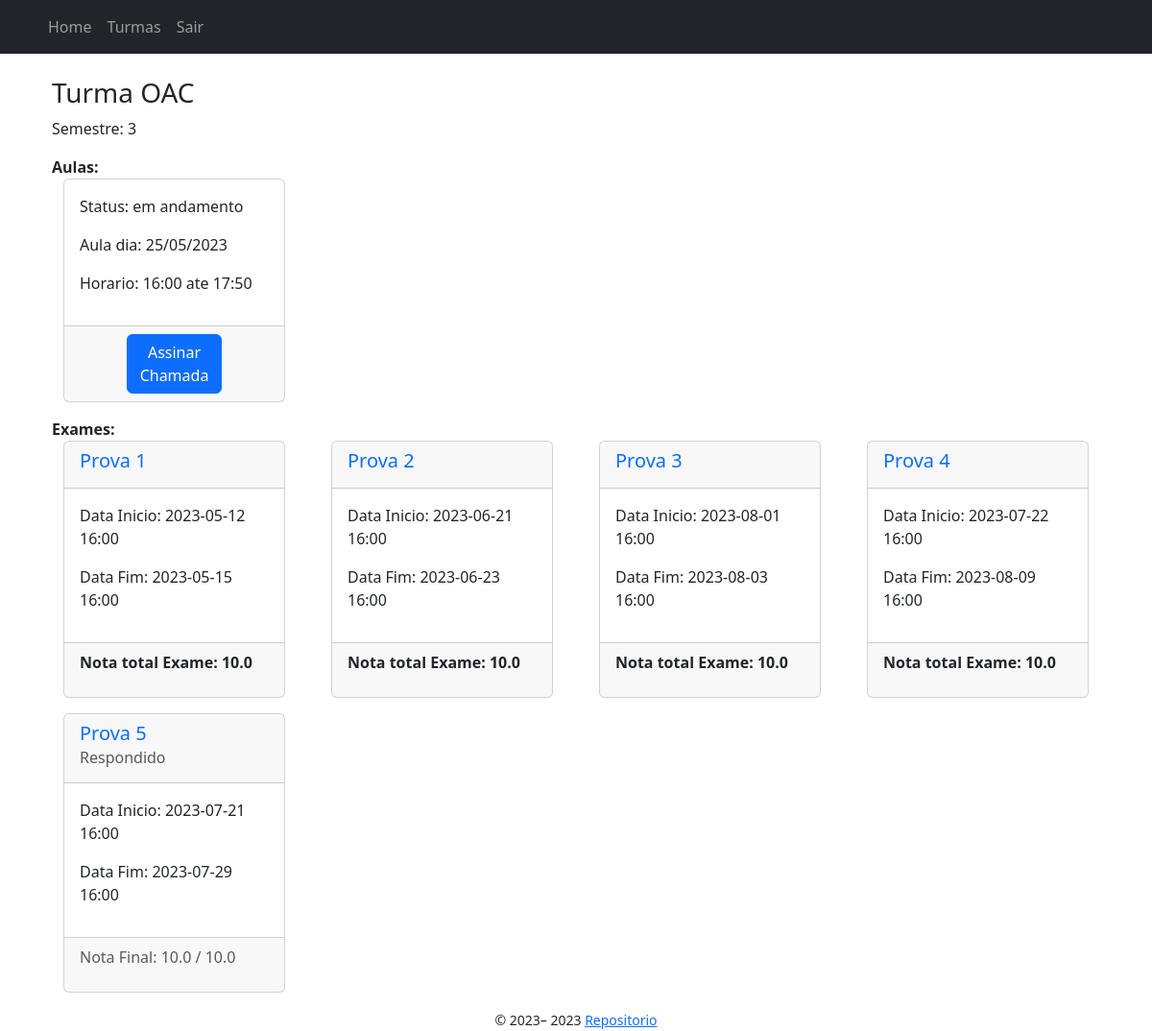
The app's page /turmas/1/show (signed in) with its own data.
### app/models/turma.py (models this page shows, shortened)
class Turma(db.Model):
    __tablename__ = "turma"
    id = db.Column(db.Integer, primary_key=True)
    nome = db.Column(db.String(100), nullable=False)
    horario_inicio = db.Column(db.Time, nullable=False)
    horario_fim = db.Column(db.Time, nullable=False)
    senha = db.Column(db.String(200), nullable=False)
    semestre = db.Column(db.Integer, nullable=False)
    professor_id = db.Column(db.Integer, db.ForeignKey(
        'professor.id'), nullable=False)
    aulas = db.relationship('Aula', backref=db.backref('turma_aulas', lazy=True)) #1 to N
    exames = db.relationship('Exame', backref='turma_exame', lazy=True) #1 to N

### app/models/aula.py (models this page shows, shortened)
class Aula(db.Model):
    __tablename__ = "aula"
    id = db.Column(db.Integer, primary_key=True)
    turma_id = db.Column(db.Integer, db.ForeignKey('turma.id'), nullable=False)
    data_aula = db.Column(db.Date, nullable=False)
    status = db.Column(
        Enum("agendado", "finalizado", "em andamento", "cancelado", name="StatusAula"), nullable=False)
    token = db.Column(db.String(100), nullable=False)
    presencas = db.relationship(
        'Presenca', backref='aula_presenca', lazy=True)  # 1 to N

### app/models/exame.py (models this page shows, shortened)
class Exame(db.Model):
    __tablename__ = "exame"
    id = db.Column(db.Integer, primary_key=True)
    data_inicio = db.Column(db.DateTime, nullable=True)
    data_fim = db.Column(db.DateTime, nullable=True)
    nome = db.Column(db.String(255))
    nota_exame = db.Column(db.Float)
    professor_id = db.Column(db.Integer, db.ForeignKey('professor.id'), nullable=False)
    turma_id = db.Column(db.Integer, db.ForeignKey('turma.id'), nullable=False)
    notas = db.relationship('NotasExames', backref='exame_notas') #1 to N
    respostas = db.relationship('RespostaQuestaoExame', backref='exame_respostas') #1 to N
    questoes = db.relationship("QuestaoExame", back_populates="exame", cascade="all, delete-orphan") # N to N

### app/controllers/turmas_controller.py (the view)
@bp.route("/<int:turma_id>/show", methods=["GET"])
@login_required
def show(turma_id: int) -> Union[redirect,render_template]:
    turma = db.get_or_404(Turma, turma_id)
    if turma not in current_user.turmas:
        return redirect(url_for("turmas.matricular", turma_id=turma_id))
    aulas = Aula.query.filter_by(turma_id=turma_id).all()
    exames = Exame.query.filter_by(turma_id=turma_id).all()
    if current_user.tipo_usuario == "estudante":
        for exame in exames:
            nota_exame = NotasExames.query.filter_by(exame_id=exame.id, estudante_id=current_user.id).first()
            print(nota_exame)
            if nota_exame:
                exame.respondido = True
                exame.nota_estudante = nota_exame.nota_exame_estudante
    return render_template("turmas/show.jinja2", turma=turma, aulas=aulas, exames=exames, user=current_user)

### app/models/notas_exame.py (called while the page is built)
    def __repr__(self) -> str:
        return f"<NotasExames> Exame Id:{self.exame_id} - Estudante Id:{self.estudante_id} \
            - Nota Exame Estudante:{self.nota_exame_estudante}"

### app/templates/turmas/show.jinja2 (shortened to what this page needs)
{% extends "./base.jinja2" %}
{% from 'bootstrap5/utils.html' import render_icon %}
{% block content %}
<div class="container">
    <h3>Turma {{ turma.nome }}</h3>
    <p>Semestre: {{ turma.semestre }}</p>
    <b>Aulas:</b>
    <div class="mb-3 row row-col-1 row-cols-md-2 row-cols-lg-4">
        {% for aula in aulas %}
            <div>
                {% include 'aulas/show.jinja2' %}
            </div>
        {% endfor %}
    </div>
    <b>Exames:</b>
    <div class="row row-col-1 row-cols-md-2 row-cols-lg-4">
        {% for exame in exames %}
            <div>
                {% include 'exames/card.jinja2' %}
            </div>
        {% endfor %}
    </div>
</div>
{% endblock %}

### app/templates/aulas/show.jinja2 (shortened to what this page needs)
{% block content %}
<div class="container">
    <div class="card">
        <div class="card-body">
            <p>Status: {{ aula.status }}</p>
            <p>Aula dia: {{ aula.data_aula.strftime('%d/%m/%Y') }}</p>
            <p>Horario: {{ turma.horario_inicio.strftime('%H:%M') }} ate {{ turma.horario_fim.strftime('%H:%M') }}</p>
        </div>
        <div class="card-footer">
            {% if user.tipo_usuario == "estudante" and aula.status == "em andamento" %}
                <div class="d-grid gap-2 col-6 mx-auto">
                    <form method="GET" action="{{ url_for('turmas.aulas.presenca.registrar_presenca', turma_id=turma.id, aula_id=aula.id) }}">
                        <button class="btn btn-primary" type="submit">Assinar Chamada</button>
                    </form>
                </div>
            {% endif %}
        </div>
    </div>
</div>
{% endblock %}

### app/templates/exames/card.jinja2 (shortened to what this page needs)
{% block content %}
<div class="container">
    <div class="mb-3 card">
        <div class="card-header">
            <a class="text-decoration-none" href="{{ url_for('turmas.exames.check_date', turma_id=turma.id, exame_id=exame.id) }}">
                <h5 class="card-title">{{ exame.nome }}</h5>
            </a>
            {% if exame.respondido == True %}
                <h6 class="card-subtitle mb-2 text-body-secondary">Respondido</h6>
            {% endif %}
        </div>
        <div class="card-body">
            <p>Data Inicio: {{ exame.data_inicio.strftime("%Y-%m-%d %H:%M") }}</p>
            <p>Data Fim: {{ exame.data_fim.strftime("%Y-%m-%d %H:%M") }}</p>
        </div>
        <div class="card-footer">
            {% if user.tipo_usuario == "professor" %}
                <div class="btn-group mt-2 d-flex justify-content-center">
                    <a class="btn btn-secondary"
                        href="{{ url_for('turmas.exames.notas', turma_id=turma.id, exame_id=exame.id) }}">
                        Notas
                    </a>
                    <a class="btn btn-danger" data-bs-toggle="modal" data-bs-target="#confirmDeleteModal-{{ exame.id }}">Excluir</a>
                </div>
            {% else %}
                {% if exame.nota_estudante %}
                    <p class="text-muted">Nota Final: {{ exame.nota_estudante }} / {{exame.nota_exame}}</p>
                {% else %}
                    <p class="fw-bold">Nota total Exame: {{exame.nota_exame}}</p>
                {% endif %}
            {% endif %}
        </div>
    </div>
</div>
{% endblock %}

### app/static/css/style.css (style rules this page uses)
* { box-sizing: border-box; margin: 0; padding: 0; }
body { display: grid; min-height: 100vh; min-width: 100vw; grid-template-columns: 1fr; grid-template-rows: auto 1fr auto; grid-template-areas: "header" "main" "footer"; }

### records on screen
Turma: nome "OAC", semestre "3", horario_inicio "16:00", horario_fim "17:50"
Aula: status "em andamento", data_aula "25/05/2023"
Exame: nome "Prova 1", data_inicio "2023-05-12 16:00", data_fim "2023-05-15 16:00", nota_exame "10.0"
Exame: nome "Prova 2", data_inicio "2023-06-21 16:00", data_fim "2023-06-23 16:00", nota_exame "10.0"
Exame: nome "Prova 3", data_inicio "2023-08-01 16:00", data_fim "2023-08-03 16:00", nota_exame "10.0"
Exame: nome "Prova 4", data_inicio "2023-07-22 16:00", data_fim "2023-08-09 16:00", nota_exame "10.0"
Exame: nome "Prova 5", shows "Respondido", data_inicio "2023-07-21 16:00", data_fim "2023-07-29 16:00", nota_estudante "10.0", nota_exame "10.0"

### other values on screen
{{ render_nav_item("index.index", "Home") }} "Home"
{{ render_nav_item("turmas.index", "Turmas") }} "Turmas"
{{ render_nav_item("auth.logout", "Sair") }} "Sair"
